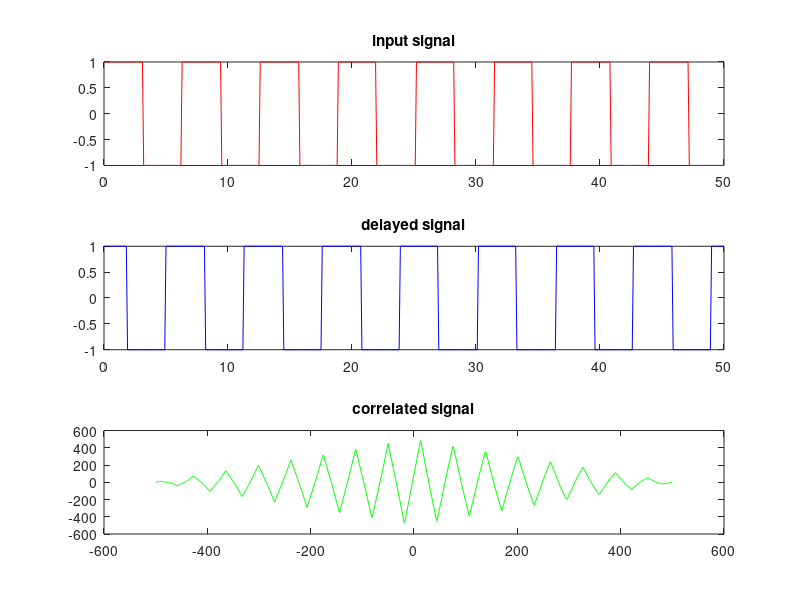

Write the MATLAB code that produced this figure.
clc;
clear;
close all;
t=0:0.1:50;
x1=square(t);
x2=square(t-5);
subplot(3,1,1);

plot(t,x1,'r');
title('input signal');
subplot(3,1,2);

plot(t,x2,'b');
title('delayed signal');
corr=xcorr(x1,x2);
t2=-length(x1)+1 : length(x1)-1;
subplot(3,1,3); 
plot(t2,corr,'g');
title('correlated signal');
[max_val,max_index]=max(abs(corr));
time_delay=(max_index -1 )/10 ;
 
fprintf('timedelay is %.3f\n s',time_delay);